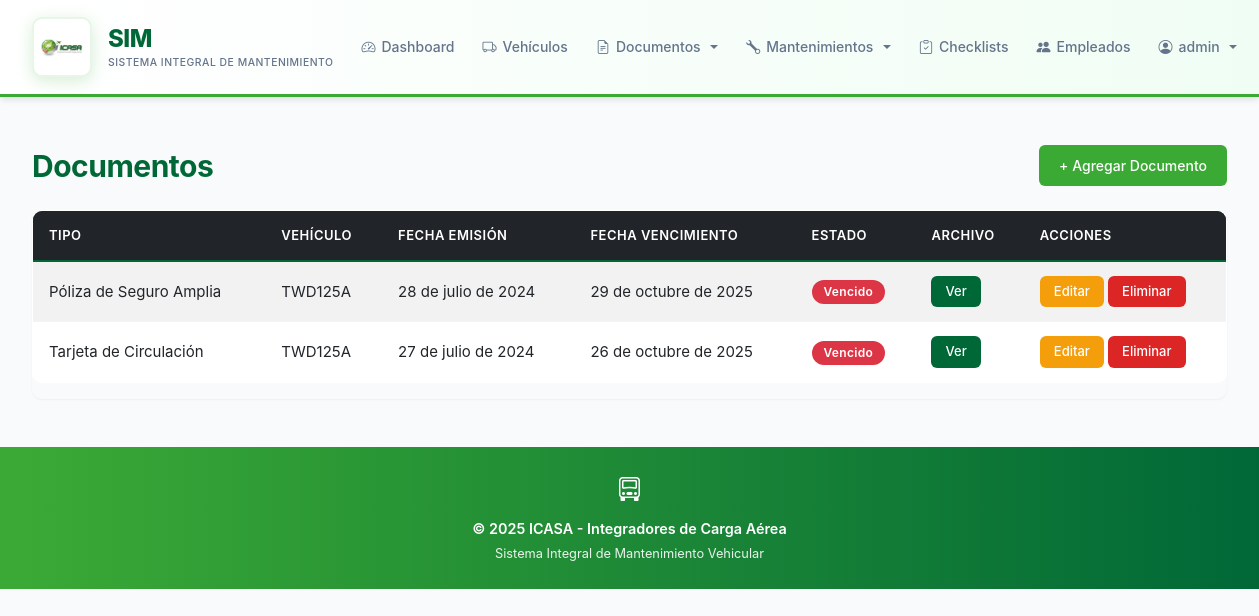
Page /documents/ (signed in) on the committed database.
### vehicles/models.py (models this page shows, shortened)
class Document(models.Model):
    vehicle = models.ForeignKey(Vehicle, on_delete=models.CASCADE, related_name='documents', verbose_name='Vehículo')
    doc_type = models.ForeignKey(DocumentType, on_delete=models.CASCADE, verbose_name='Tipo de Documento')
    issue_date = models.DateField(verbose_name='Fecha de Emisión')
    expiry_date = models.DateField(verbose_name='Fecha de Vencimiento')
    document_number = models.CharField(max_length=100, blank=True, verbose_name='Número de Documento')
    document_file = models.ImageField(upload_to='vehicle_documents/', null=True, blank=True, verbose_name='Archivo')
    notes = models.TextField(blank=True, verbose_name='Notas')
    created_at = models.DateTimeField(auto_now_add=True, null=True, blank=True)
    updated_at = models.DateTimeField(auto_now=True, null=True, blank=True)
    class Meta:
        ordering = ['-expiry_date']
        verbose_name = 'Documento'
        verbose_name_plural = 'Documentos'
        indexes = [models.Index(fields=['expiry_date'])]
    @property
    def is_expired(self):
        from datetime import date
        return self.expiry_date < date.today()

class DocumentType(models.Model):
    name = models.CharField(max_length=100, unique=True, verbose_name='Nombre')
    description = models.TextField(blank=True, verbose_name='Descripción')
    validity_months = models.IntegerField(null=True, blank=True, verbose_name='Vigencia (meses)')
    is_required = models.BooleanField(default=True, verbose_name='Obligatorio')
    class Meta:
        ordering = ['name']
        verbose_name = 'Tipo de Documento'
        verbose_name_plural = 'Tipos de Documento'
    def __str__(self):
        return self.name

class Vehicle(models.Model):
    STATUS_CHOICES = [
        ('Active', 'Active'),
        ('Maintenance', 'Maintenance'),
        ('Out of service', 'Out of service')
    ]
    STATION_CHOICES = [
        ('Aguascalientes', 'Aguascalientes'),
        ('Baja California', 'Baja California'),
        ('Baja California Sur', 'Baja California Sur'),
        ('Campeche', 'Campeche'),
        ('Chiapas', 'Chiapas'),
        ('Chihuahua', 'Chihuahua'),
        ('Ciudad de México', 'Ciudad de México'),
        ('Coahuila', 'Coahuila'),
        ('Colima', 'Colima'),
        ('Durango', 'Durango'),
        ('Estado de México', 'Estado de México'),
        ('Guanajuato', 'Guanajuato'),
        ('Guerrero', 'Guerrero'),
        ('Hidalgo', 'Hidalgo'),
        ('Jalisco', 'Jalisco'),
        ('Michoacán', 'Michoacán'),
        ('Morelos', 'Morelos'),
        ('Nayarit', 'Nayarit'),
        ('Nuevo León', 'Nuevo León'),
        ('Oaxaca', 'Oaxaca'),
        ('Puebla', 'Puebla'),
        ('Querétaro', 'Querétaro'),
        ('Quintana Roo', 'Quintana Roo'),
        ('San Luis Potosí', 'San Luis Potosí'),
        ('Sinaloa', 'Sinaloa'),
        ('Sonora', 'Sonora'),
        ('Tabasco', 'Tabasco'),
        ('Tamaulipas', 'Tamaulipas'),
        ('Tlaxcala', 'Tlaxcala'),
        ('Veracruz', 'Veracruz'),
        ('Yucatán', 'Yucatán'),
        ('Zacatecas', 'Zacatecas'),
    ]
    plate = models.CharField(max_length=10, unique=True, verbose_name='Placa')
    brand = models.CharField(max_length=50, verbose_name='Marca')
    model = models.CharField(max_length=50, verbose_name='Modelo')
    year = models.IntegerField(
        validators=[MinValueValidator(1900), MaxValueValidator(datetime.now().year + 1)],
        verbose_name='Año'
    )
    status = models.CharField(max_length=20, choices=STATUS_CHOICES, default='Active', verbose_name='Estado')
    station = models.CharField(max_length=100, choices=STATION_CHOICES, blank=True, null=True, verbose_name='Estación')
    photo = models.ImageField(upload_to='vehicles/', null=True, blank=True, verbose_name='Foto')
    created_at = models.DateTimeField(auto_now_add=True, null=True, blank=True)
    updated_at = models.DateTimeField(auto_now=True, null=True, blank=True)
    class Meta:
        ordering = ['-created_at']
        verbose_name = 'Vehículo'
        verbose_name_plural = 'Vehículos'
        indexes = [models.Index(fields=['plate'])]

### vehicles/views.py (the view)
# urls.py: path('documents/', DocumentListView.as_view(), name='document_list'),
class DocumentListView(LoginRequiredMixin, ListView):
    model = Document
    template_name = 'vehicles/document_list.html'
    context_object_name = 'documents'
    paginate_by = 10
    def get_queryset(self):
        return Document.objects.select_related('vehicle').all()

### vehicles/templates/vehicles/document_list.html (shortened to what this page needs)
{% extends 'vehicles/base.html' %}
{% block content %}
<div class="page-header mb-4">
    <h1>Documentos</h1>
    <a href="{% url 'document_add' %}" class="btn btn-primary">+ Agregar Documento</a>
</div>
{% if documents %}
<div class="table-responsive">
    <table class="table table-striped table-hover">
        <thead class="table-dark">
            <tr>
                <th>Tipo</th>
                <th>Vehículo</th>
                <th>Fecha Emisión</th>
                <th>Fecha Vencimiento</th>
                <th>Estado</th>
                <th>Archivo</th>
                <th>Acciones</th>
            </tr>
        </thead>
        <tbody>
        {% for document in documents %}
            <tr>
                <td>{{ document.doc_type }}</td>
                <td>{{ document.vehicle.plate }}</td>
                <td>{{ document.issue_date }}</td>
                <td>{{ document.expiry_date }}</td>
                <td>
                    {% if document.is_expired %}
                        <span class="badge bg-danger">Vencido</span>
                    {% else %}
                        <span class="badge bg-success">Vigente</span>
                    {% endif %}
                </td>
                <td>
                    {% if document.document_file %}
                        <a href="{{ document.document_file.url }}" target="_blank" class="btn btn-sm btn-info">Ver</a>
                    {% else %}
                        <span class="text-muted">-</span>
                    {% endif %}
                </td>
                <td>
                    <a href="{% url 'document_update' document.pk %}" class="btn btn-sm btn-warning">Editar</a>
                    <a href="{% url 'document_delete' document.pk %}" class="btn btn-sm btn-danger">Eliminar</a>
                </td>
            </tr>
        {% endfor %}
        </tbody>
    </table>
</div>
{% else %}
<div class="alert alert-info">
    No hay documentos registrados. <a href="{% url 'document_add' %}">Agregar el primero</a>
</div>
{% endif %}
{% endblock %}

### vehicles/templates/vehicles/includes/navbar.html (shortened to what this page needs)
<nav class="navbar navbar-expand-lg navbar-light">
    <div class="container">
        <a class="navbar-brand" href="{% url 'dashboard' %}">
            {% load static %}
            <div class="logo-icon">
                <img src="{% static 'images/ICASA.jpg' %}" alt="ICASA Logo">
            </div>
            <div style="display:flex; flex-direction:column; line-height:1.2; gap:0.2rem;">
                <span style="font-weight:800; font-size:1.5rem; color:#006837; letter-spacing:-0.5px;">SIM</span>
                <span style="font-size:0.65rem; color:#64748b; font-weight:500; text-transform:uppercase; letter-spacing:0.5px;">Sistema Integral de Mantenimiento</span>
            </div>
        </a>
        <div class="collapse navbar-collapse" id="navbarNav">
            <ul class="navbar-nav ms-auto align-items-center">
                <li class="nav-item">
                    <a class="nav-link" href="{% url 'dashboard' %}">
                        <i class="bi bi-speedometer2"></i> Dashboard
                    </a>
                </li>
                <li class="nav-item">
                    <a class="nav-link" href="{% url 'vehicle_list' %}">
                        <i class="bi bi-truck"></i> Vehículos
                    </a>
                </li>
                {% if perms.vehicles.view_document %}
                <li class="nav-item dropdown">
                    <a class="nav-link dropdown-toggle" href="#" id="documentsDropdown" role="button" data-bs-toggle="dropdown">
                        <i class="bi bi-file-earmark-text"></i> Documentos
                    </a>
                </li>
                {% endif %}
                {% if perms.vehicles.view_maintenance %}
                <li class="nav-item dropdown">
                    <a class="nav-link dropdown-toggle" href="#" id="maintenanceDropdown" role="button" data-bs-toggle="dropdown">
                        <i class="bi bi-wrench"></i> Mantenimientos
                    </a>
                </li>
                {% endif %}
                <li class="nav-item">
                    <a class="nav-link" href="{% url 'checklist_list' %}">
                        <i class="bi bi-clipboard-check"></i> Checklists
                    </a>
                </li>
                {% if perms.vehicles.view_driver %}
                <li class="nav-item">
                    <a class="nav-link" href="{% url 'driver_list' %}">
                        <i class="bi bi-people-fill"></i> Empleados
                    </a>
                </li>
                {% endif %}
                {% if user.is_authenticated %}
                <li class="nav-item dropdown">
                    <a class="nav-link dropdown-toggle" href="#" id="userDropdown" role="button" data-bs-toggle="dropdown">
                        <i class="bi bi-person-circle"></i> {{ user.username }}
                    </a>
                </li>
                {% endif %}
            </ul>
        </div>
    </div>
</nav>

### static/css/main.css (style rules this page uses)
:root { --primary-color: #3BAA35; --secondary-color: #006837; --accent-color: #3BAA35; --accent-dark: #006837; --accent-muted: #e8f5e7; --metallic-gray: #A7A9AC; --nav-bg: #ffffff; --success-color: #3BAA35; --warning-color: #f59e0b; --danger-color: #dc2626; --info-color: #006837; --light-bg: #f8fafc; --card-bg: #ffffff; --border-color: #e2e8f0; --text-primary: #1e293b; --text-secondary: #64748b; --text-muted: #94a3b8; --shadow-sm: 0 1px 2px 0 rgba(0, 0, 0, 0.05); --shadow-md: 0 4px 6px -1px rgba(0, 0, 0, 0.1); --shadow-lg: 0 10px 15px -3px rgba(0, 0, 0, 0.1); --shadow-xl: 0 20px 25px -5px rgba(0, 0, 0, 0.1); --radius-sm: 6px; --radius-md: 10px; --radius-lg: 12px; --spacing-xs: 0.5rem; --spacing-sm: 0.75rem; --spacing-md: 1rem; --spacing-lg: 1.5rem; --spacing-xl: 2rem; }
* { margin: 0; padding: 0; box-sizing: border-box; }
body { font-family: 'Inter', -apple-system, BlinkMacSystemFont, 'Segoe UI', Roboto, sans-serif; background-color: var(--light-bg); color: var(--text-primary); line-height: 1.6; font-size: 15px; -webkit-font-smoothing: antialiased; -moz-osx-font-smoothing: grayscale; }
.navbar { background: linear-gradient(to right, #ffffff 0%, #f0fdf4 100%); padding: 0.75rem 0; border-bottom: 3px solid var(--primary-color); box-shadow: var(--shadow-md); }
.navbar .container { display: flex; align-items: center; justify-content: space-between; }
.navbar-collapse { flex-grow: 0; }
.navbar-nav { gap: 0.25rem; }
.navbar-brand { font-weight: 700; font-size: 1.5rem; letter-spacing: -0.3px; display: flex; align-items: center; gap: 1rem; transition: opacity 0.2s ease; color: var(--primary-color) !important; }
.logo-icon { width: 60px; height: 60px; background: white; border-radius: 10px; display: flex; align-items: center; justify-content: center; padding: 6px; box-shadow: 0 4px 16px rgba(59, 170, 53, 0.2); border: 2px solid var(--accent-muted); }
.logo-icon img { width: 100%; height: 100%; object-fit: contain; }
.nav-link { font-weight: 500; font-size: 0.875rem; padding: 0.5rem 0.75rem !important; border-radius: var(--radius-sm); transition: all 0.2s ease; display: flex; align-items: center; gap: 0.375rem; color: var(--text-secondary) !important; white-space: nowrap; }
.btn { font-weight: 500; font-size: 0.875rem; padding: 0.625rem 1.25rem; border-radius: var(--radius-sm); transition: all 0.2s ease; border: none; display: inline-flex; align-items: center; gap: 0.5rem; cursor: pointer; }
.btn-primary { background-color: var(--primary-color); color: #ffffff; }
.btn-warning { background-color: var(--warning-color); color: white; }
.btn-danger { background-color: var(--danger-color); color: white; }
.btn-info { background-color: var(--info-color); color: white; }
.btn-sm { padding: 0.375rem 0.875rem; font-size: 0.8125rem; }
.table { background-color: var(--card-bg); border-radius: var(--radius-md); overflow: hidden; border: 1px solid var(--border-color); }
.table thead { background: linear-gradient(135deg, var(--primary-color), var(--secondary-color)); color: #ffffff; border-bottom: 2px solid var(--secondary-color); }
.table thead th { font-weight: 600; font-size: 0.8125rem; text-transform: uppercase; letter-spacing: 0.5px; padding: 0.875rem 1rem; color: #ffffff; }
.table tbody td { padding: 0.875rem 1rem; vertical-align: middle; border-bottom: 1px solid #f1f5f9; }
.table-hover tbody tr { transition: background-color 0.2s ease; }
.badge { padding: 0.375rem 0.75rem; font-weight: 600; font-size: 0.75rem; border-radius: 9999px; letter-spacing: 0.3px; display: inline-flex; align-items: center; gap: 0.25rem; }
h1, h2, h3, h4, h5 { font-family: 'Inter', sans-serif; font-weight: 700; color: var(--secondary-color); letter-spacing: -0.5px; margin-bottom: 0; }
h1 { font-size: 1.875rem; }
.container { max-width: 1280px; padding-left: var(--spacing-xl); padding-right: var(--spacing-xl); }
.table-responsive { border-radius: var(--radius-md); box-shadow: var(--shadow-sm); }

### vehicles/templates/vehicles/document_list.html (style rules this page uses)
.page-header { display: flex; justify-content: space-between; align-items: center; }

### rows in the picture
Document: doc_type "Póliza de Seguro Amplia", vehicle.plate "TWD125A", issue_date "28 de julio de 2024", expiry_date "29 de octubre de 2025", shows "Vencido"
Document: doc_type "Tarjeta de Circulación", vehicle.plate "TWD125A", issue_date "27 de julio de 2024", expiry_date "26 de octubre de 2025", shows "Vencido"

### other values in the picture
{{ user.username }} "admin"
